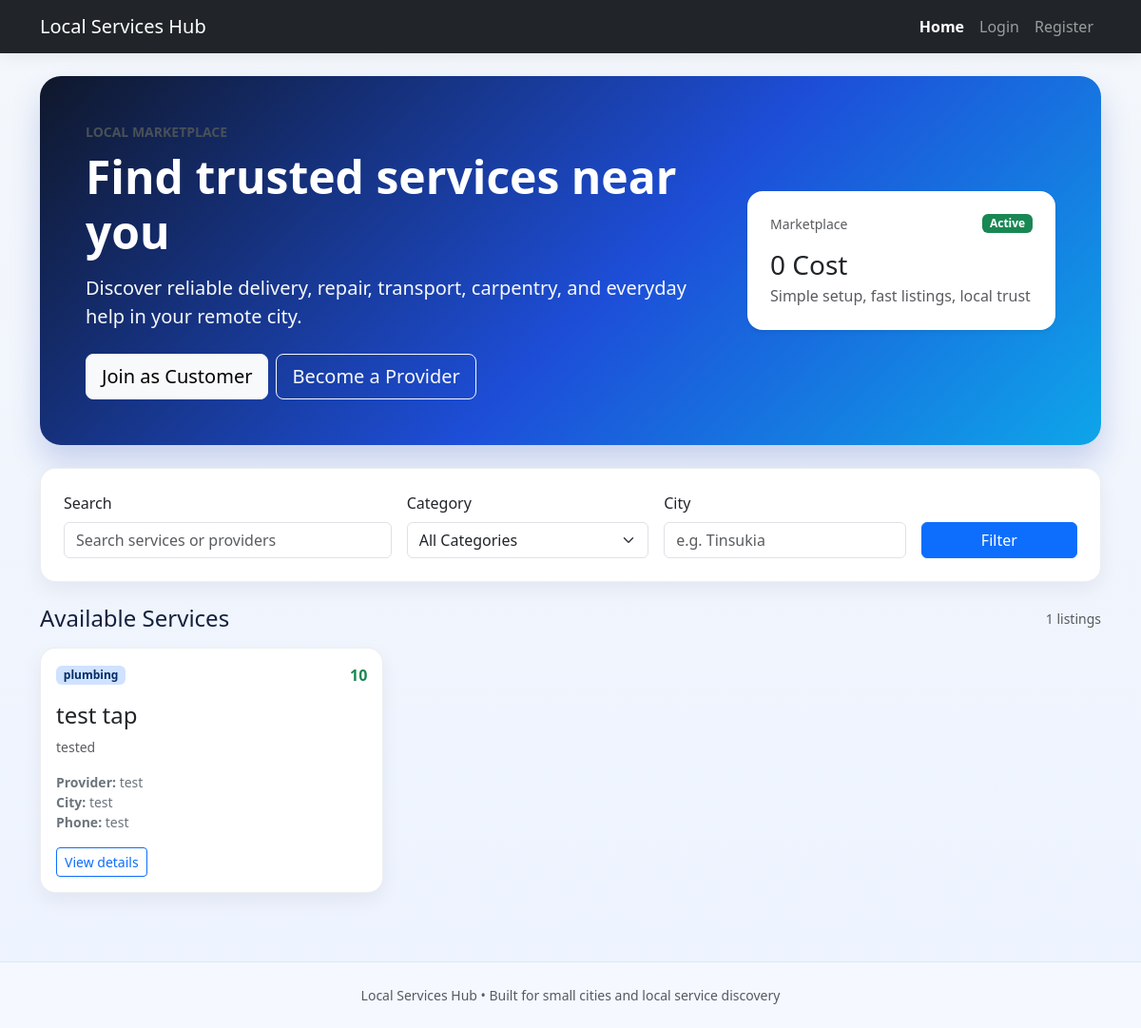
The page / on the database its author committed.
### tables this page shows
CREATE TABLE services (
            id INTEGER PRIMARY KEY AUTOINCREMENT,
            provider_id INTEGER NOT NULL,
            title TEXT NOT NULL,
            category TEXT NOT NULL,
            description TEXT NOT NULL,
            city TEXT NOT NULL,
            price TEXT,
            status TEXT NOT NULL DEFAULT 'pending' CHECK(status IN ('pending', 'approved', 'rejected', 'disabled')),
            created_at TIMESTAMP DEFAULT CURRENT_TIMESTAMP,
            FOREIGN KEY(provider_id) REFERENCES users(id)
        );

CREATE TABLE users (
            id INTEGER PRIMARY KEY AUTOINCREMENT,
            username TEXT NOT NULL UNIQUE,
            password_hash TEXT NOT NULL,
            role TEXT NOT NULL CHECK(role IN ('admin', 'customer', 'provider')),
            full_name TEXT NOT NULL,
            phone TEXT,
            city TEXT,
            created_at TIMESTAMP DEFAULT CURRENT_TIMESTAMP
        );

### app.py (the view, shortened to what this page needs)
@app.route("/")
def index():
    query = request.args.get("q", "").strip()
    category = request.args.get("category", "").strip()
    city = request.args.get("city", "").strip()
    conn = get_db()
    categories = [
        row["category"]
        for row in conn.execute(
            "SELECT DISTINCT category FROM services WHERE status = 'approved' ORDER BY category"
        ).fetchall()
    ]
    sql = """
        SELECT s.*, u.full_name AS provider_name, u.phone AS provider_phone, u.city AS provider_city
        FROM services s
        JOIN users u ON u.id = s.provider_id
        WHERE s.status = 'approved'
    """
    params = []
    if category:
        sql += " AND LOWER(s.category) = ?"
        params.append(category.lower())
    if city:
        city_term = f"%{city.lower()}%"
        sql += " AND (LOWER(s.city) LIKE ? OR LOWER(u.city) LIKE ?)"
        params.extend([city_term, city_term])
    sql += " ORDER BY s.created_at DESC"
    services = conn.execute(sql, params).fetchall()
    conn.close()
    context = {
        "services": [dict(row) for row in services],
        "user": current_user(),
        "categories": categories,
        "query": query,
        "category": category,
        "city": city,
    }
    return render_template("index.html", **context)

### app.py (called while the page is built, shortened)
def get_db():
    conn = sqlite3.connect(DB_PATH)
    conn.row_factory = sqlite3.Row
    return conn

def current_user():
    user_id = session.get("user_id")
    if not user_id:
        return None

### templates/index.html (shortened to what this page needs)
{% extends 'base.html' %}
{% block content %}
    <div class="hero p-5 mb-4">
        <div class="row align-items-center g-4">
            <div class="col-lg-8">
                <p class="text-uppercase small fw-bold mb-2 text-light-emphasis">Local marketplace</p>
                <h1 class="display-5 fw-bold mb-3">Find trusted services near you</h1>
                <p class="lead mb-4 text-light">Discover reliable delivery, repair, transport, carpentry, and everyday help in your remote city.</p>
                <div class="d-flex gap-2 flex-wrap">
                    <a class="btn btn-light btn-lg" href="{{ url_for('register') }}">Join as Customer</a>
                    <a class="btn btn-outline-light btn-lg" href="{{ url_for('register') }}">Become a Provider</a>
                </div>
            </div>
            <div class="col-lg-4">
                <div class="bg-white text-dark rounded-4 p-4 shadow-sm">
                    <div class="d-flex justify-content-between align-items-center mb-3">
                        <span class="text-muted small">Marketplace</span>
                        <span class="badge bg-success">Active</span>
                    </div>
                    <h3 class="mb-1">0 Cost</h3>
                    <p class="mb-0 text-muted">Simple setup, fast listings, local trust</p>
                </div>
            </div>
        </div>
    </div>
    <div class="card p-4 mb-4">
        <form method="get" class="row g-3 align-items-end">
            <div class="col-md-4">
                <label class="form-label">Search</label>
                <input type="text" name="q" value="{{ query }}" class="form-control" placeholder="Search services or providers">
            </div>
            <div class="col-md-3">
                <label class="form-label">Category</label>
                <select name="category" class="form-select">
                    <option value="">All Categories</option>
                </select>
            </div>
            <div class="col-md-3">
                <label class="form-label">City</label>
                <input type="text" name="city" value="{{ city }}" class="form-control" placeholder="e.g. Tinsukia">
            </div>
            <div class="col-md-2">
                <button type="submit" class="btn btn-primary w-100">Filter</button>
            </div>
        </form>
    </div>
    <div class="d-flex justify-content-between align-items-center mb-3">
        <h2 class="h4 mb-0">Available Services</h2>
        <span class="text-muted small">{{ services | length }} listings</span>
    </div>
    <div class="row g-3">
        {% for service in services %}
            <div class="col-md-6 col-lg-4">
                <div class="card h-100 p-3">
                    <div class="d-flex justify-content-between align-items-center mb-2">
                        <span class="badge bg-primary-subtle text-primary-emphasis">{{ service.category }}</span>
                        {% if service.price %}
                            <span class="fw-bold text-success">{{ service.price }}</span>
                        {% endif %}
                    </div>
                    <h4 class="mt-2 mb-2">{{ service.title }}</h4>
                    <p class="text-muted mb-3 small">{{ service.description[:120] }}{% if service.description|length > 120 %}...{% endif %}</p>
                    <div class="small text-secondary">
                        <div><strong>Provider:</strong> {{ service.provider_name }}</div>
                        <div><strong>City:</strong> {{ service.provider_city }}</div>
                        <div><strong>Phone:</strong> {{ service.provider_phone or 'Not provided' }}</div>
                    </div>
                    <div class="mt-3">
                        <a href="{{ url_for('service_detail', service_id=service.id) }}" class="btn btn-outline-primary btn-sm">View details</a>
                    </div>
                </div>
            </div>
        {% else %}
            <div class="col-12">
                <div class="alert alert-light border">No approved services match your filters yet. Try another search or check back soon.</div>
            </div>
        {% endfor %}
    </div>
{% endblock %}

### templates/base.html (style rules this page uses)
body { background: linear-gradient(180deg, #f4f7fb 0%, #edf3ff 100%); color: #14213d; }
.card { border-radius: 16px; box-shadow: 0 8px 20px rgba(15,23,42,0.06); border: 1px solid rgba(148,163,184,0.18); }
.hero { background: linear-gradient(135deg, #0f172a, #1d4ed8 55%, #0ea5e9); color: white; border-radius: 22px; box-shadow: 0 18px 32px rgba(30,64,175,0.2); }

### rows shown on the page
services: category "plumbing", price "10", title "test tap", description "tested", provider_name "test", provider_city "test", phone "test"

### other values the page prints
{{ services | length }} "1"
